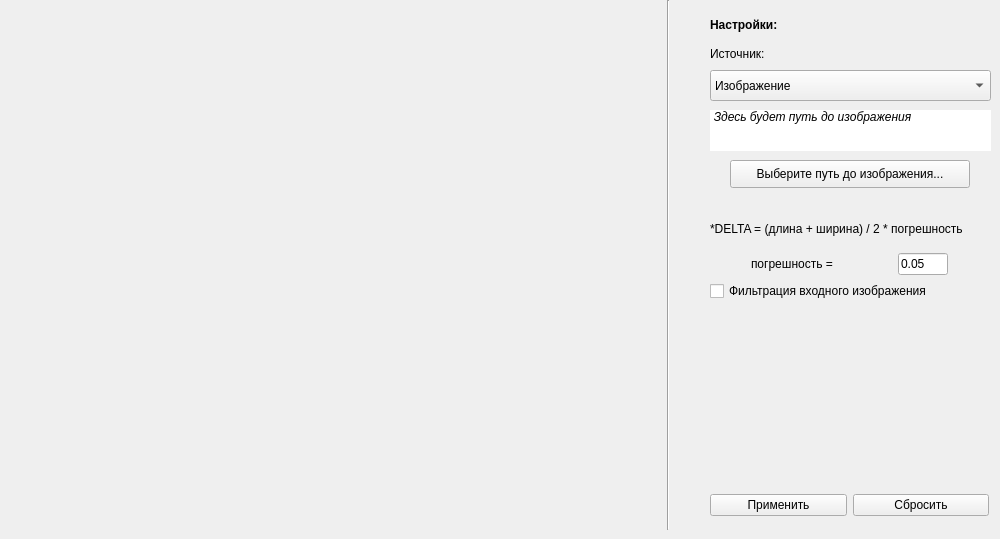
      <widget class="QWidget" name="tab_4">
       <attribute name="title">
        <string>Исходник</string>
       </attribute>
       <widget class="QWidget" name="verticalLayoutWidget">
        <property name="geometry">
         <rect>
          <x>710</x>
          <y>210</y>
          <width>281</width>
          <height>91</height>
         </rect>
        </property>
        <layout class="QVBoxLayout" name="verticalLayout">
         <item>
          <widget class="QLabel" name="label">
           <property name="text">
            <string>*DELTA = (длина + ширина) / 2 * погрешность</string>
           </property>
          </widget>
         </item>
         <item>
          <layout class="QHBoxLayout" name="horizontalLayout_2">
           <item>
            <widget class="QLabel" name="label_3">
             <property name="maximumSize">
              <size>
               <width>100</width>
               <height>16777215</height>
              </size>
             </property>
             <property name="text">
              <string>погрешность = </string>
             </property>
            </widget>
           </item>
           <item>
            <widget class="QLineEdit" name="lineEdit">
             <property name="maximumSize">
              <size>
               <width>50</width>
               <height>16777215</height>
              </size>
             </property>
             <property name="text">
              <string>0.05</string>
             </property>
            </widget>
           </item>
          </layout>
         </item>
         <item>
          <widget class="QCheckBox" name="checkBox">
           <property name="text">
            <string>Фильтрация входного изображения</string>
           </property>
          </widget>
         </item>
        </layout>
       </widget>
       <widget class="Line" name="line">
        <property name="geometry">
         <rect>
          <x>660</x>
          <y>0</y>
          <width>16</width>
          <height>530</height>
         </rect>
        </property>
        <property name="orientation">
         <enum>Qt::Vertical</enum>
        </property>
       </widget>
       <widget class="QWidget" name="horizontalLayoutWidget_3">
        <property name="geometry">
         <rect>
          <x>710</x>
          <y>490</y>
          <width>279</width>
          <height>30</height>
         </rect>
        </property>
        <layout class="QHBoxLayout" name="horizontalLayout_3">
         <item>
          <widget class="QPushButton" name="pushButton">
           <property name="text">
            <string>Применить</string>
           </property>
          </widget>
         </item>
         <item>
          <widget class="QPushButton" name="pushButton_2">
           <property name="text">
            <string>Сбросить</string>
           </property>
          </widget>
         </item>
        </layout>
       </widget>
       <widget class="QLabel" name="label_2">
        <property name="geometry">
         <rect>
          <x>710</x>
          <y>10</y>
          <width>279</width>
          <height>29</height>
         </rect>
        </property>
        <property name="font">
         <font>
          <weight>75</weight>
          <bold>true</bold>
         </font>
        </property>
        <property name="text">
         <string>Настройки:</string>
        </property>
       </widget>
       <widget class="QWidget" name="horizontalLayoutWidget_14">
        <property name="geometry">
         <rect>
          <x>10</x>
          <y>10</y>
          <width>640</width>
          <height>510</height>
         </rect>
        </property>
        <layout class="QHBoxLayout" name="horizontalLayout_18"/>
       </widget>
       <widget class="QComboBox" name="comboBox">
        <property name="geometry">
         <rect>
          <x>710</x>
          <y>70</y>
          <width>281</width>
          <height>31</height>
         </rect>
        </property>
        <item>
         <property name="text">
          <string>Изображение</string>
         </property>
        </item>
        <item>
         <property name="text">
          <string>Камера</string>
         </property>
        </item>
       </widget>
       <widget class="QLabel" name="label_31">
        <property name="geometry">
         <rect>
          <x>710</x>
          <y>40</y>
          <width>100</width>
          <height>28</height>
         </rect>
        </property>
        <property name="maximumSize">
         <size>
          <width>100</width>
          <height>16777215</height>
         </size>
        </property>
        <property name="text">
         <string>Источник:</string>
        </property>
       </widget>
       <widget class="QPushButton" name="pushButton_19">
        <property name="geometry">
         <rect>
          <x>730</x>
          <y>160</y>
          <width>240</width>
          <height>28</height>
         </rect>
        </property>
        <property name="text">
         <string>Выберите путь до изображения...</string>
        </property>
       </widget>
       <widget class="QListWidget" name="listWidget">
        <property name="geometry">
         <rect>
          <x>710</x>
          <y>110</y>
          <width>281</width>
          <height>41</height>
         </rect>
        </property>
        <property name="font">
         <font>
          <italic>true</italic>
          <stylestrategy>PreferDefault</stylestrategy>
         </font>
        </property>
        <property name="cursor" stdset="0">
         <cursorShape>OpenHandCursor</cursorShape>
        </property>
        <property name="mouseTracking">
         <bool>true</bool>
        </property>
        <property name="contextMenuPolicy">
         <enum>Qt::DefaultContextMenu</enum>
        </property>
        <property name="layoutDirection">
         <enum>Qt::LeftToRight</enum>
        </property>
        <property name="autoFillBackground">
         <bool>false</bool>
        </property>
        <property name="frameShape">
         <enum>QFrame::NoFrame</enum>
        </property>
        <property name="frameShadow">
         <enum>QFrame::Sunken</enum>
        </property>
        <property name="lineWidth">
         <number>1</number>
        </property>
        <property name="midLineWidth">
         <number>0</number>
        </property>
        <property name="viewMode">
         <enum>QListView::IconMode</enum>
        </property>
        <property name="itemAlignment">
         <set>Qt::AlignCenter</set>
        </property>
        <item>
         <property name="text">
          <string>Здесь будет путь до изображения</string>
         </property>
        </item>
       </widget>
      </widget>
